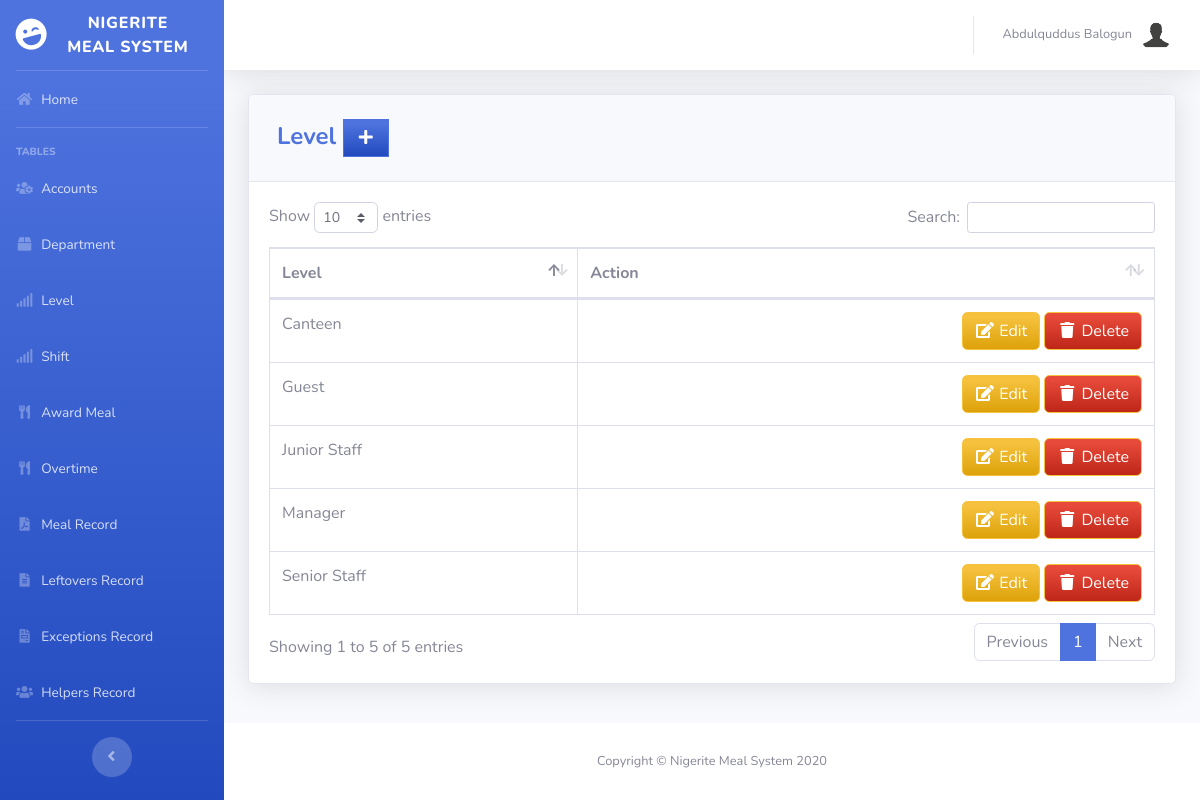
The app's page /pages/level.php (signed in) with its own data.
### tables this page shows
CREATE TABLE `level` (
  `LEVEL_ID` int(11) NOT NULL,
  `LEVEL` varchar(50) NOT NULL
);

### pages/level.php (the view, shortened to what this page needs)
<?php
include'../includes/connection.php';
include'../includes/sidebar.php';
?>
            <div class="card shadow mb-4">
            <div class="card-header py-3">
              <h4 class="m-2 font-weight-bold text-primary">Level&nbsp;<a  href="#" data-toggle="modal" data-target="#levelModal" type="button" class="btn btn-primary bg-gradient-primary" style="border-radius: 0px;"><i class="fas fa-fw fa-plus"></i></a></h4>
            </div>
            <div class="card-body">
              <div class="table-responsive">
                <table class="table table-bordered" id="dataTable" width="100%" cellspacing="0">
                  <thead>
                      <tr>
                        <th>Level</th>
                        <th>Action</th>
                      </tr>
                  </thead>
                  <tbody>
                    <?php
                      $query = 'SELECT * FROM level';
                      $result = mysqli_query($db, $query) or die (mysqli_error($db));
                      while ($row = mysqli_fetch_assoc($result)) {
                      echo '<tr>';
                      echo '<td>'. $row['LEVEL'].'</td>';
                      echo '<td align="right">
                                  <a type="button" class="btn btn-warning bg-gradient-warning" href="lvl_edit.php?action=edit & id='.$row['LEVEL_ID']. '">
                                    <i class="fas fa-fw fa-edit"></i> Edit
                                  </a>
                                  <a type="button" class="btn btn-warning bg-gradient-danger" href="#" data-toggle="modal" data-target="#lvl'.$row['LEVEL_ID'].'">
                                    <i class="fas fa-fw fa-trash"></i> Delete
                                  </a>
                            <div class="modal fade" id="lvl'.$row['LEVEL_ID'].'" tabindex="-1" role="dialog" aria-labelledby="DeleteModal" aria-hidden="true">
                                       <input type="hidden" class="form-control" name="id" value="'.$row['LEVEL_ID'].'" required>
                            </div>
                           </td>';
                      echo '</tr> ';
                      }
                    ?>
                  </tbody>
                </table>
              </div>
            </div>
          </div>
<?php
include'../includes/footer.php';
?>

### records on screen
level: LEVEL "Junior Staff"
level: LEVEL "Senior Staff"
level: LEVEL "Manager"
level: LEVEL "Guest"
level: LEVEL "Canteen"

### other values on screen
$_SESSION['FULLNAME'] "Abdulquddus Balogun"
